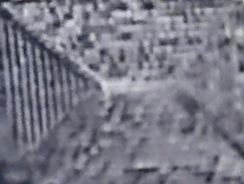
#> input picture materials/Screenshot 2025-05-06 at 11.32.26 AM.png, 244 x 184 px; its folder holds only this picture in this run
$ python detect_material.py
#> lines starting #> are read from the running program, lines starting #| are printed output that depends on the picture
import cv2
import numpy as np
import os
import matplotlib.pyplot as plt
from skimage.feature import local_binary_pattern


def id_material_lbp(gray):
    ''' Detecting Material Based on Local Binary Pattern (LBP) '''
    # Settings for LBP
    radius = 3 # radius of circular comparison
    n_points = 8 * radius # comparison with 8 neighbors
    method = "uniform"

    # 1. Returns local_binary_pattern img from skimage
    lbp = local_binary_pattern(gray, n_points, radius, method)

    # 2: Build histogram of LBP codes
        # np.histogram(a, bins, range, density, weights)
        # .ravel() returns flattens 1D array
    (hist, _) = np.histogram(lbp.ravel(), np.arange(0, n_points + 3), (0, n_points + 2))

    # normalize histogram
    hist = hist.astype("float")
    hist /= (hist.sum() + 1e-6) # prevents division by 0

    # 3: Analyzing histogram shape
    texture_variance = np.var(hist)
    dominant_bin = np.argmax(hist)

    # 4: Based upon assumed rules of texture variance for roof materials, sort roofs
        # low small fraction varience: uniform or smoother texture, i.e. metal or concrete roof
    if texture_variance < 0.001:
        material = "metal or concrete (smooth)"
    elif dominant_bin == (n_points + 1): # most common pattern is non uniform? last bin.
        if texture_variance > 0.005:
            material = "tile (patterned)"
        else:
            material = "asphalt or wood shingles (fine grain)"
    else:
        material = "unknown"
    return material, lbp


def get_sift_features(gray, sift):
    # sift.detect(image, optional mask to limit detection to a specific area)
    keypoints = sift.detect(gray, None)
    # total number of pixels in the image, 2D Numpy Array, height*width
    area = gray.shape[0] * gray.shape[1]

    # calculating density of the keypoints! low keypoint count = smooth texture
    # 1e-5 again to avoid division by zero, though should never be. from img checks.
    kp_density = len(keypoints) / (area + 1e-5)
    # kp.pt gives coordinates.
    locations = np.array([kp.pt for kp in keypoints]) if keypoints else np.array([])
    # spread tells distribution of keypoints
    x_spread = np.std(locations[:, 0]) if len(locations) > 0 else 0
    y_spread = np.std(locations[:, 1]) if len(locations) > 0 else 0
    return keypoints, kp_density, x_spread, y_spread

# possibility to refine further for accuracy
def id_material_sift(gray, sift):
    ''' Detecting Material Based on SIFT '''
    keypoints, kp_density, x_spread, y_spread = get_sift_features(gray, sift)
    if kp_density > 0.002 and x_spread > 30 and y_spread > 30:
        material = "tile (regular pattern with high texture)"
    elif kp_density < 0.0005:
        material = "metal or concrete (smooth)"
    elif 0.0005 <= kp_density <= 0.002:
        material = "asphalt or wood shingles (medium, fine grain)"
    else:
        material = "unknown"
    outimg = cv2.drawKeypoints(gray, keypoints, None, cv2.DRAW_MATCHES_FLAGS_DRAW_RICH_KEYPOINTS)
    return material, cv2.cvtColor(outimg, cv2.COLOR_BGR2RGB)


if __name__ == "__main__":
    image_folder = "materials"
    sift = cv2.SIFT_create()

    for filename in os.listdir(image_folder):
        if filename.lower().endswith((".jpg", ".jpeg", ".png")):
            path = os.path.join(image_folder, filename)
            # Get image
            img = cv2.imread(path)
#> img is the input picture: shape (184, 244, 3); mean B, G, R 134.1, 120.8, 120.4
            if img is None:
                print(f"Failed to load image: {path}")
                continue

            img_color = cv2.cvtColor(img, cv2.COLOR_BGR2RGB)
            # convert to gray for lbp and sift
            gray = cv2.cvtColor(img, cv2.COLOR_BGR2GRAY)
            # gray = cv2.equalizeHist(gray)  # Improve contrast

            materiallbp, lbp_img = id_material_lbp(gray) #img is for display
#> in id_material_lbp, `lbp = local_binary_pattern(gray, n_points, radius, method)`:
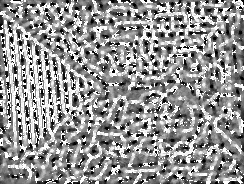
#> lbp: shape (184, 244) float64; min 0, max 25, mean 14.6; drawn with min black and max white
#> in id_material_lbp, `(hist, _) = np.histogram(lbp.ravel(), np.arange(0, n_points + 3), (0, ..`: hist = 26 values, max 9147 at index 25, min 474 at index 23, mean 1726.8
#> in id_material_lbp, `hist /= (hist.sum() + 1e-6)`: hist = 26 values, max 0.204 at index 25, min 0.0106 at index 23, mean 0.0385
#> in id_material_lbp, `texture_variance = np.var(hist)`: texture_variance = 0.00132
#> in id_material_lbp, `dominant_bin = np.argmax(hist)`: dominant_bin = 25
#> materiallbp = 'asphalt or wood shingles (fine grain)'
            materialsift, sift_img = id_material_sift(gray, sift)
#> in get_sift_features, `keypoints = sift.detect(gray, None)`: keypoints = 462 keypoints; strongest (x, y, size): (68, 16, 5.2), (123, 7, 5.5), (6, 5, 4.2), (52, 10, 4.3)
#> in get_sift_features, `kp_density = len(keypoints) / (area + 1e-5)`: kp_density = 0.0103
#> in get_sift_features, `locations = np.array([kp.pt for kp in keypoints]) if keypoints else np..`: locations = 462 pairs, first value 2.96 to 238.7, second value 3.01 to 176.8
#> in get_sift_features, `x_spread = np.std(locations[:, 0]) if len(locations) > 0 else 0`: x_spread = 66.11
#> in get_sift_features, `y_spread = np.std(locations[:, 1]) if len(locations) > 0 else 0`: y_spread = 46.66
#> in id_material_sift, `keypoints, kp_density, x_spread, y_spread = get_sift_features(gray, si..`: kp_density = 0.0103; x_spread = 66.11; y_spread = 46.66
#> in id_material_sift, `outimg = cv2.drawKeypoints(gray, keypoints, None, cv2.DRAW_MATCHES_FLA..`:
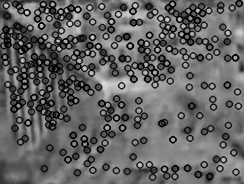
#> outimg: shape (184, 244, 3); mean of channels 0, 1, 2 100.7, 99.9, 99.9; drawn as B, G, R
#> materialsift = 'tile (regular pattern with high texture)'

            # Display results with img and material detection
            fig, axes = plt.subplots(1, 3, figsize=(14, 5))
            axes[0].imshow(img_color)
            axes[0].set_title("Input")
            axes[1].imshow(lbp_img)
            axes[1].set_title(f"LBP\n{materiallbp}")
            axes[2].imshow(sift_img)
            axes[2].set_title(f"SIFT\n{materialsift}")
            plt.show()
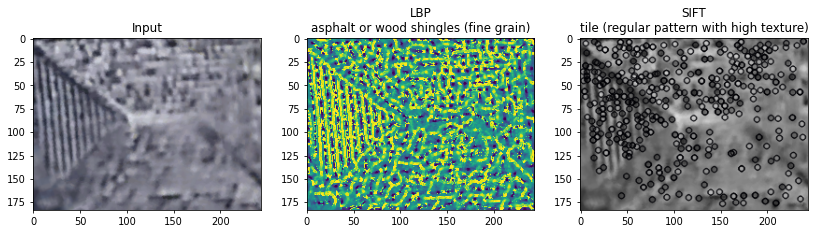
#> figure drawn by matplotlib, 3 panels


'''References

    LBP:
    https://scikit-image.org/docs/0.25.x/auto_examples/features_detection/plot_local_binary_pattern.html
    https://docs.opencv.org/4.x/d1/db7/tutorial_py_histogram_begins.html
    https://stackoverflow.com/questions/39011167/why-does-the-local-binary-pattern-function-in-scikit-image-provide-same-value-fo
    Biggest help: https://pyimagesearch.com/2015/12/07/local-binary-patterns-with-python-opencv/
        numpy:
            https://numpy.org/doc/stable/reference/generated/numpy.histogram.html#numpy.histogram
            https://numpy.org/doc/2.1/reference/generated/numpy.var.html
            https://numpy.org/doc/2.2/reference/generated/numpy.argmax.html

    SIFT:
    https://docs.opencv.org/4.x/da/df5/tutorial_py_sift_intro.html
        matplot:
            https://matplotlib.org/stable/api/_as_gen/matplotlib.pyplot.subplots.html

    '''

$ run again, on materials/Screenshot 2025-05-06 at 11.34.00 AM.png
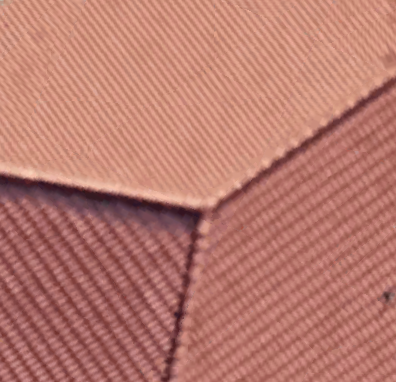
#> input picture materials/Screenshot 2025-05-06 at 11.34.00 AM.png, 396 x 382 px
#> img is the input picture: shape (382, 396, 3); mean B, G, R 110.4, 122, 184.8
#> in id_material_lbp, `(hist, _) = np.histogram(lbp.ravel(), np.arange(0, n_points + 3), (0, ..`: hist = 26 values, max 54207 at index 25, min 1892 at index 20, mean 5818.2
#> in id_material_lbp, `hist /= (hist.sum() + 1e-6)`: hist = 26 values, max 0.358 at index 25, min 0.0125 at index 20, mean 0.0385
#> texture_variance = 0.00429
#> dominant_bin = 25
#> materiallbp = 'asphalt or wood shingles (fine grain)'
#> in get_sift_features, `keypoints = sift.detect(gray, None)`: keypoints = 1711 keypoints; strongest (x, y, size): (29, 173, 8.7), (157, 207, 10.5), (205, 227, 8.1), (193, 202, 9)
#> in get_sift_features, `kp_density = len(keypoints) / (area + 1e-5)`: kp_density = 0.0113
#> locations = 1711 pairs, first value 3.12 to 391.8, second value 2.94 to 378.1
#> in get_sift_features, `x_spread = np.std(locations[:, 0]) if len(locations) > 0 else 0`: x_spread = 111.9
#> in get_sift_features, `y_spread = np.std(locations[:, 1]) if len(locations) > 0 else 0`: y_spread = 122.1
#> in id_material_sift, `keypoints, kp_density, x_spread, y_spread = get_sift_features(gray, si..`: kp_density = 0.0113; x_spread = 111.9; y_spread = 122.1
#> in id_material_sift, `outimg = cv2.drawKeypoints(gray, keypoints, None, cv2.DRAW_MATCHES_FLA..`:
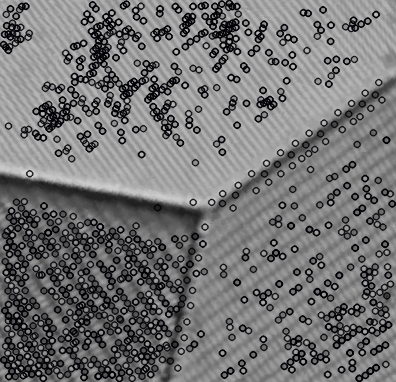
#> outimg: shape (382, 396, 3); mean of channels 0, 1, 2 116.4, 115.7, 115.7; drawn as B, G, R
#> materialsift = 'tile (regular pattern with high texture)'
#> `plt.show()`:
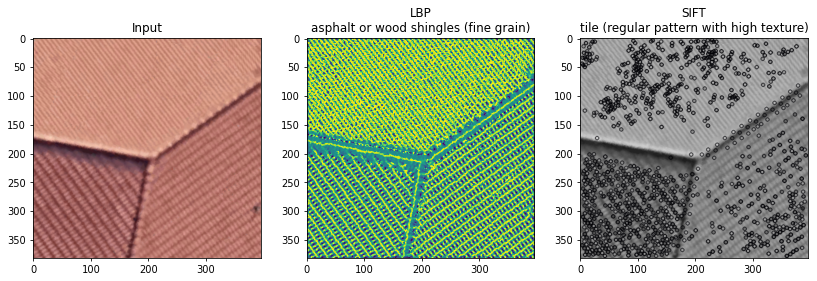
#> figure drawn by matplotlib, 3 panels

$ run again, on materials/Screenshot 2025-05-06 at 11.42.24 AM.png
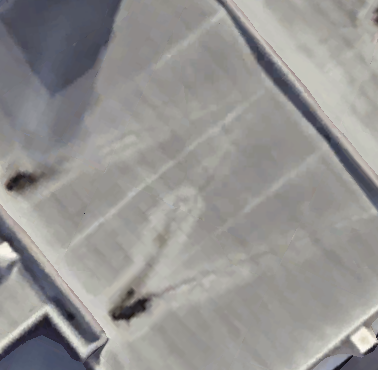
#> input picture materials/Screenshot 2025-05-06 at 11.42.24 AM.png, 378 x 370 px
#> img is the input picture: shape (370, 378, 3); mean B, G, R 145.7, 147.3, 148.7
#> in id_material_lbp, `lbp = local_binary_pattern(gray, n_points, radius, method)`:
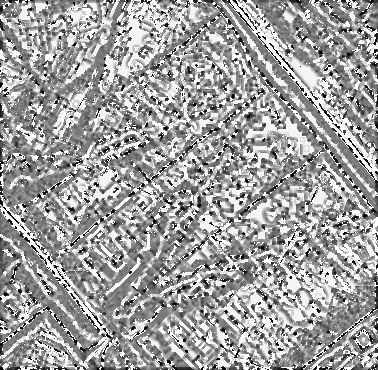
#> lbp: shape (370, 378) float64; min 0, max 25, mean 15.7; drawn with min black and max white
#> in id_material_lbp, `(hist, _) = np.histogram(lbp.ravel(), np.arange(0, n_points + 3), (0, ..`: hist = 26 values, max 21436 at index 25, min 1138 at index 1, mean 5379.2
#> in id_material_lbp, `hist /= (hist.sum() + 1e-6)`: hist = 26 values, max 0.153 at index 25, min 0.00814 at index 1, mean 0.0385
#> texture_variance = 0.00124
#> dominant_bin = 25
#> materiallbp = 'asphalt or wood shingles (fine grain)'
#> in get_sift_features, `keypoints = sift.detect(gray, None)`: keypoints = 109 keypoints; strongest (x, y, size): (129, 308, 20.3), (83, 349, 9.5), (44, 326, 12.6), (363, 341, 12.8)
#> in get_sift_features, `kp_density = len(keypoints) / (area + 1e-5)`: kp_density = 0.000779
#> locations = 109 pairs, first value 4.51 to 372, second value 12.65 to 364.6
#> in get_sift_features, `x_spread = np.std(locations[:, 0]) if len(locations) > 0 else 0`: x_spread = 121.9
#> in get_sift_features, `y_spread = np.std(locations[:, 1]) if len(locations) > 0 else 0`: y_spread = 119.8
#> in id_material_sift, `keypoints, kp_density, x_spread, y_spread = get_sift_features(gray, si..`: kp_density = 0.000779; x_spread = 121.9; y_spread = 119.8
#> `plt.show()`:
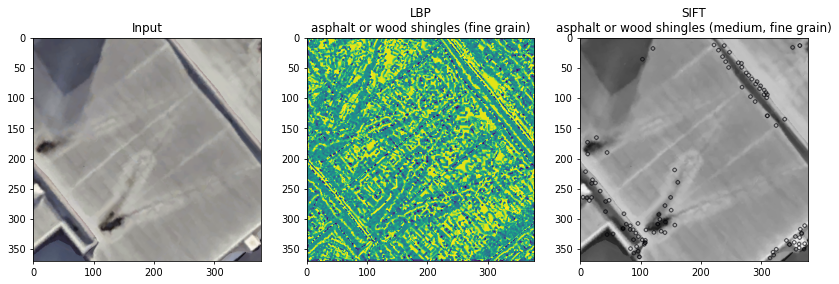
#> figure drawn by matplotlib, 3 panels

$ run again, on materials/Screenshot 2025-05-07 at 10.00.45 PM.png
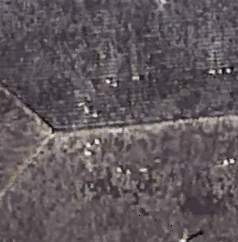
#> input picture materials/Screenshot 2025-05-07 at 10.00.45 PM.png, 238 x 242 px
#> img is the input picture: shape (242, 238, 3); mean B, G, R 92.2, 88.5, 96.2
#> in id_material_lbp, `lbp = local_binary_pattern(gray, n_points, radius, method)`:
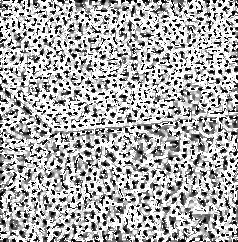
#> lbp: shape (242, 238) float64; min 0, max 25, mean 17; drawn with min black and max white
#> in id_material_lbp, `(hist, _) = np.histogram(lbp.ravel(), np.arange(0, n_points + 3), (0, ..`: hist = 26 values, max 22102 at index 25, min 892 at index 14, mean 2215.2
#> in id_material_lbp, `hist /= (hist.sum() + 1e-6)`: hist = 26 values, max 0.384 at index 25, min 0.0155 at index 14, mean 0.0385
#> texture_variance = 0.00497
#> dominant_bin = 25
#> materiallbp = 'asphalt or wood shingles (fine grain)'
#> in get_sift_features, `keypoints = sift.detect(gray, None)`: keypoints = 1090 keypoints; strongest (x, y, size): (228, 71, 2.6), (232, 161, 2.7), (97, 141, 2.9), (95, 115, 2.8)
#> in get_sift_features, `kp_density = len(keypoints) / (area + 1e-5)`: kp_density = 0.0189
#> locations = 1090 pairs, first value 2.95 to 234.9, second value 2.97 to 238.7
#> in get_sift_features, `x_spread = np.std(locations[:, 0]) if len(locations) > 0 else 0`: x_spread = 64.59
#> in get_sift_features, `y_spread = np.std(locations[:, 1]) if len(locations) > 0 else 0`: y_spread = 61.9
#> in id_material_sift, `keypoints, kp_density, x_spread, y_spread = get_sift_features(gray, si..`: kp_density = 0.0189; x_spread = 64.59; y_spread = 61.9
#> materialsift = 'tile (regular pattern with high texture)'
#> `plt.show()`:
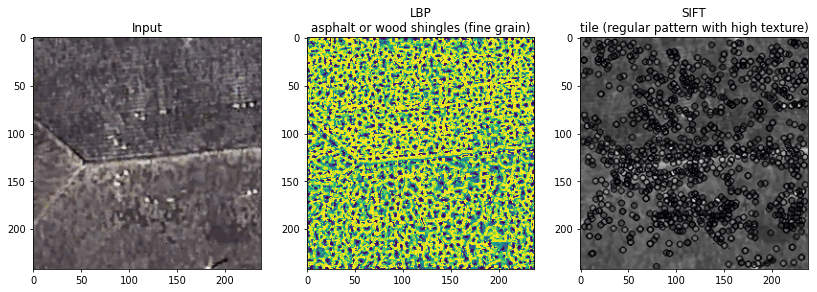
#> figure drawn by matplotlib, 3 panels

$ run again, on materials/Screenshot 2025-05-06 at 11.32.33 AM.png
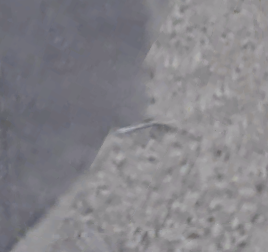
#> input picture materials/Screenshot 2025-05-06 at 11.32.33 AM.png, 268 x 252 px
#> img is the input picture: shape (252, 268, 3); mean B, G, R 136.3, 131.1, 132.4
#> in id_material_lbp, `lbp = local_binary_pattern(gray, n_points, radius, method)`:
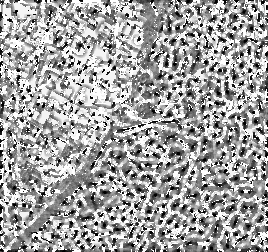
#> lbp: shape (252, 268) float64; min 0, max 25, mean 15.9; drawn with min black and max white
#> in id_material_lbp, `(hist, _) = np.histogram(lbp.ravel(), np.arange(0, n_points + 3), (0, ..`: hist = 26 values, max 14638 at index 25, min 778 at index 1, mean 2597.5
#> in id_material_lbp, `hist /= (hist.sum() + 1e-6)`: hist = 26 values, max 0.217 at index 25, min 0.0115 at index 1, mean 0.0385
#> texture_variance = 0.00153
#> dominant_bin = 25
#> materiallbp = 'asphalt or wood shingles (fine grain)'
#> in get_sift_features, `keypoints = sift.detect(gray, None)`: keypoints = 42 keypoints; strongest (x, y, size): (123, 130, 3.8), (193, 236, 5.3), (151, 159, 4), (211, 220, 4)
#> in get_sift_features, `kp_density = len(keypoints) / (area + 1e-5)`: kp_density = 0.000622
#> locations = 42 pairs, first value 33.43 to 259.4, second value 9.86 to 245.1
#> in get_sift_features, `x_spread = np.std(locations[:, 0]) if len(locations) > 0 else 0`: x_spread = 51.52
#> in get_sift_features, `y_spread = np.std(locations[:, 1]) if len(locations) > 0 else 0`: y_spread = 61.63
#> in id_material_sift, `keypoints, kp_density, x_spread, y_spread = get_sift_features(gray, si..`: kp_density = 0.000622; x_spread = 51.52; y_spread = 61.63
#> `plt.show()`:
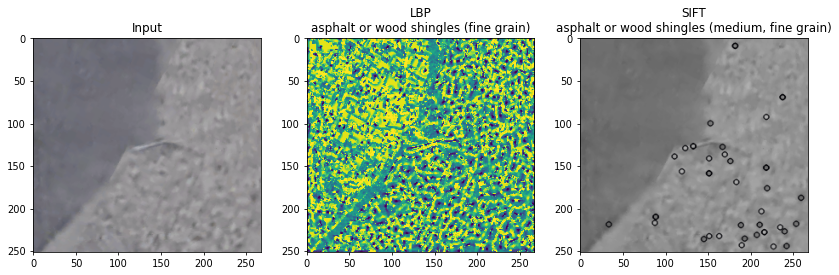
#> figure drawn by matplotlib, 3 panels
